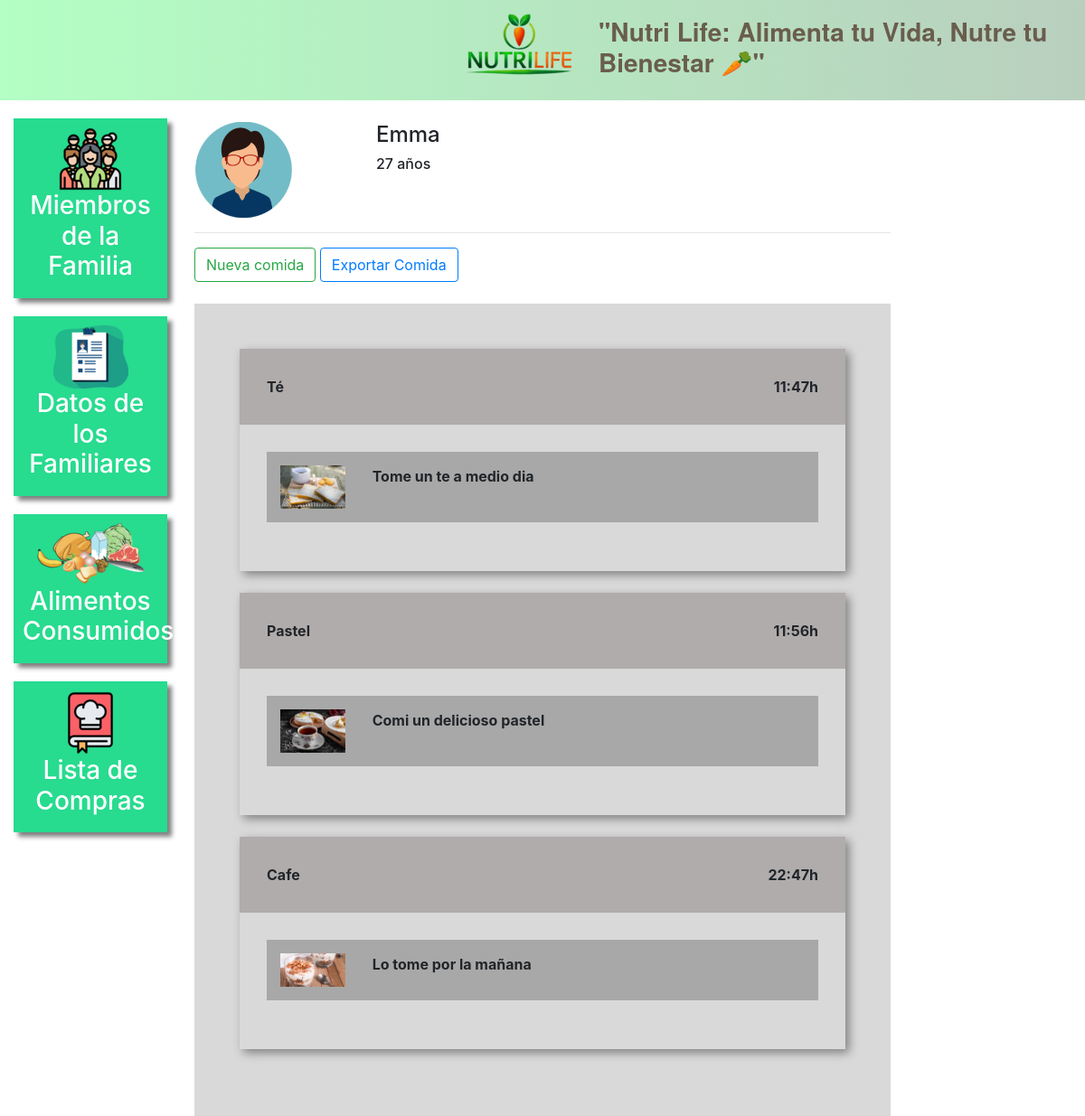
Page /plano_alimentar/2/ (signed in) on the committed database.
### plataforma/models.py (models this page shows, shortened)
class Pacientes(models.Model):
    choices_sexo = (('F', 'Femenino'),
                    ('M', 'Masculino'))
    nome = models.CharField(max_length=50)
    sexo = models.CharField(max_length=1, choices=choices_sexo)
    idade = models.IntegerField()
    email = models.EmailField()
    telefone = models.CharField(max_length=19)
    nutri = models.ForeignKey(User, on_delete=models.CASCADE)

class Refeicao(models.Model):
    paciente = models.ForeignKey(Pacientes, on_delete=models.CASCADE)
    titulo = models.CharField(max_length=50)
    horario = models.TimeField()
    carboidratos = models.IntegerField()
    proteinas = models.IntegerField()
    gorduras = models.IntegerField()

class Opcao(models.Model):
    refeicao = models.ForeignKey(Refeicao, on_delete=models.CASCADE)
    imagem = models.ImageField(upload_to="opcion")
    descricao = models.TextField()

### plataforma/views.py (the view)
# urls.py: path('plano_alimentar/<str:id>/', views.plano_alimentar, name="plano_alimentar"),
def plano_alimentar(request, id):
    paciente = get_object_or_404(Pacientes, id=id)
    if not paciente.nutri == request.user:
        messages.add_message(request, constants.ERROR, 'Este paciente no es tuyo.')
        return redirect('/plano_alimentar_listar/')
    if request.method == "GET":
        refeicoes = Refeicao.objects.filter(paciente=paciente).order_by('horario')
        opcoes = Opcao.objects.all()
        return render(request, 'plano_alimentar.html', {'paciente': paciente, 'refeicoes': refeicoes, 'opcoes': opcoes})

### plataforma/templates/plano_alimentar.html (shortened to what this page needs)
{% extends 'base_plataforma.html' %}
{% load static %}
{% block 'plataforma' %}
    <br>
    <div class="row">
        <div class="col-md-3">
            {% if paciente.sexo == "M" %}
                <img src="{% static 'plataforma/img/perfil2.png' %}">
            {% else %}
                <img src="{% static 'plataforma/img/perfil1.png' %}">
            {% endif %}
        </div>
        <div class="col-md-3 dados descricao">
            <h4>{{ paciente.nome }}</h4>
            <h6>{{ paciente.idade }} años</h6>
        </div>
    </div>
    <hr>
    <button type="button" class="btn btn-outline-success" data-toggle="modal" data-target="#modal">
        Nueva comida
    </button>
    <button type="button" class="btn btn-outline-primary">
        Exportar Comida
    </button>
    <br>
    <br>
    <div class="fundo-alimentar">
        {% for refeicao in refeicoes %}
            <div class="refeicao">
                <div class="head-refeicao">
                    <span>{{ refeicao.titulo }}</span>
                    <span style="float: right;">{{ refeicao.horario }}h</span>
                </div>
                <div class="body-refeicao">
                    {% for opcao in opcoes %}
                        {% if opcao.refeicao == refeicao %}
                            <div class="opcao">
                                <div class="row">
                                    <div class="col-md-2">
                                        <img width="100%" src="{{ opcao.imagem.url }}">
                                    </div>
                                    <div class="col-md-10">
                                        {{ opcao.descricao }}
                                    </div>
                                </div>
                            </div>
                            <br>
                        {% endif %}
                    {% endfor %}
                </div>
            </div>
            <br>
        {% endfor %}
    </div>
{% endblock %}

### templates/base_plataforma.html (shortened to what this page needs)
{% extends 'base.html' %}
{% load static %}
{% block 'head' %}
    <link rel="stylesheet" href="{% static 'plataforma/css/css.css' %}">
    <link rel="stylesheet" href="{% static 'plataforma/css/plano_alimentar.css' %}">
{% endblock %}
{% block 'body' %}
    <div class="container-fluid">
        <div class="row">
            <div class="col-md-2">
                <a href="{% url 'pacientes' %}" class="link-lateral">
                    <div class="card-lateral">
                        <img src="{% static 'plataforma/img/familia.png' %}">
                        <br>
                        <h3>Miembros de la Familia</h3>
                    </div>
                </a>
                <a href="{% url 'dados_paciente_listar' %}" class="link-lateral">
                    <div class="card-lateral">
                        <img src="{% static 'plataforma/img/datos_familiares.png' %}">
                        <br>
                        <h3>Datos de los Familiares</h3>
                    </div>
                </a>
                <a href="{% url 'plano_alimentar_listar' %}" class="link-lateral">
                    <div class="card-lateral">
                        <img src="{% static 'plataforma/img/alimentos.png' %}">
                        <br>
                        <h3>Alimentos Consumidos</h3>
                    </div>
                </a>
                <a href="http://localhost:8000/index.html" class="link-lateral">
                    <div class="card-lateral">
                        <img src="{% static 'plataforma/img/receta.png' %}">
                        <br>
                        <h3>Lista de Compras
                        </h3>
                    </div>
                </a>
            </div>
            <div class="col-md-8">
                {% block 'plataforma' %}
                {% endblock %}
            </div>
        </div>
    </div>
{% endblock %}

### templates/base.html (shortened to what this page needs)
{% load static %}
<!doctype html>
<html lang="es-MX">
<head>
    {% block 'head' %}
    {% endblock %}
    <link rel="stylesheet" href="https://cdn.jsdelivr.net/npm/bootstrap@4.6.1/dist/css/bootstrap.min.css">
</head>
<body>
{% if user.is_authenticated %}
<nav class="navbar navbar-expand-lg navbar-dark">
    <a class="navbar-brand" href="#">
        <img src="{% static 'plataforma/img/logo.png' %}" alt="Nutri Life Logo" class="centered-logo">
    </a>
    <div class="collapse navbar-collapse" id="navbarNav">
        <h3>"Nutri Life: Alimenta tu Vida, Nutre tu Bienestar 🥕"</h3   >
    </div>
</nav>
{% endif %}
{% block 'body' %}
{% endblock %}
</body>
</html>

### templates/static/plataforma/css/css.css (style rules this page uses)
.card-lateral { background-color: #27DB8F; margin-top: 20px; padding: 10px; color: white; font-weight: bold; text-decoration: none; text-align: center; box-shadow: 5px 5px 5px gray; }
.dados { font-weight: bold; }
.descricao { margin-left: -12%; }
@media (max-width: 1300px) { .descricao { margin-left: 1px; } }

### templates/static/plataforma/css/plano_alimentar.css (style rules this page uses)
.fundo-alimentar { background-color: #D9D9D9; padding: 50px; }
.refeicao { box-shadow: 4px 4px 10px gray; }
.head-refeicao { background-color: #B0ACAC; padding: 30px; font-weight: bold; }
.body-refeicao { padding: 30px; font-weight: bold; }
.opcao { background-color: #A8A8A8; padding: 15px; }

### templates/base.html (style rules this page uses)
.navbar { background: linear-gradient(to right, #b3ffc4, #b9cfbe); }
.navbar-brand { font-weight: bold; color: #ffff; border-radius: 5px; text-decoration: none; margin-left: 500px; }
.centered-logo { max-height: 85px; }
.navbar h3 { color:#6a5d4d; padding: 10px; font-weight: bold; font-family: 'Helvetica Neue', Arial, sans-serif; }

### rows in the picture
Pacientes: nome "Emma", idade "27"
Refeicao: titulo "Té", horario "11:47"
Opcao: imagem (picture), descricao "Tome un te a medio dia"
Refeicao: titulo "Pastel", horario "11:56"
Opcao: imagem (picture), descricao "Comi un delicioso pastel"
Refeicao: titulo "Cafe", horario "22:47"
Opcao: imagem (picture), descricao "Lo tome por la mañana"
